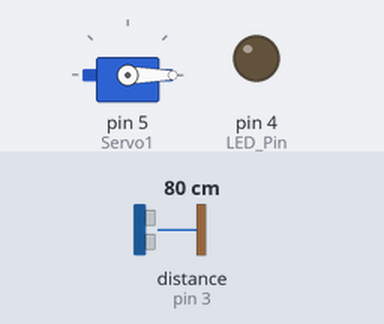
A sketch run on a simulated Arduino Uno, built with avr-gcc and run on an emulated ATmega328P. Parts: servo, output pins drawn as LEDs (lit = HIGH). Wiring (inferred from the names in the program): ultrasonic range finder: trigger pin 2; echo pin 3. The test bench sets the inputs (shaded band); at power-on: distance to the obstacle (sensor on pin 3) 80 cm. The echo pulse lasts 58.3 µs per cm; pins used as bus, display or sensor lines are not drawn.

Above: at 1.2 s.
1.3 s: distance to the obstacle (sensor on pin 3) set to 55 cm
2.8 s: distance to the obstacle (sensor on pin 3) set to 48 cm
At 3.8 s:
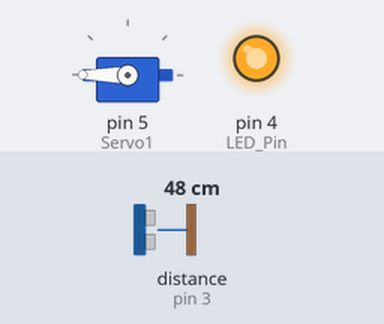
4.3 s: distance to the obstacle (sensor on pin 3) set to 60 cm
At 5.7 s:
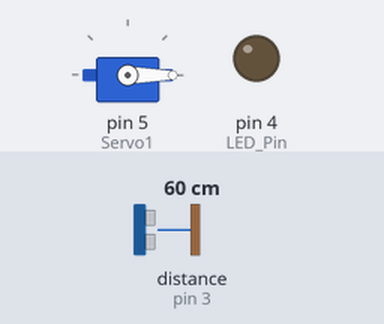
Timing chart, 0 to 7.3 s (numbered marks = the images above; inputs shaded):
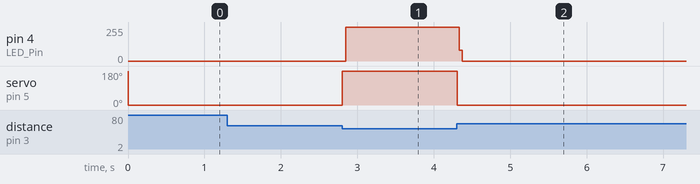

Measured:
- the behaviour switches between 52 and 51 cm on distance to the obstacle (sensor on pin 3) (found by bisection; images 0 and 1)
- after the input at 1.3 s, every drawn part: stays the same
- after the input at 2.8 s, pin 4 (LED_Pin): 0/255 → 254/255 after 0.05 s; servo on pin 5 (Servo1): 0° → 180° at once
- after the input at 4.3 s, pin 4 (LED_Pin): 254/255 → 0/255 at once; servo on pin 5 (Servo1): 180° → 0° at once

The sketch:

servoledultrasonic.ino
```cpp
#include <Servo.h> // Include the Servo library
Servo Servo1; // Create a servo object
int ledPin = 4;
const int trigPin = 2;
const int echoPin = 3;

long duration;
int distance;

void setup() {
   // We need to attach the servo to the used pin number
   Servo1.attach(5);
   pinMode(2, OUTPUT); // Trigger Pin
   pinMode(3, INPUT); // Echo Pin
   pinMode(4, OUTPUT); // LED Pin
   Serial.begin(9600);
}

void loop() {
  Servo1.write(0); // sets rotation to 0 degree
  digitalWrite(4, LOW); // sets LED pin to stay OFF
  if(distance <= 50){ // if detect range of less than 50 cm
  Servo1.write(180); // turns servo 180 degree
  digitalWrite(4, HIGH); // sets LED pin to go ON
  }
  digitalWrite(2, HIGH); // Trigger Pin set to detect movement
  delayMicroseconds(2); // delays for 2 microseconds
  digitalWrite(3, HIGH); // Echo Pin creates a response
  delayMicroseconds(5);
  digitalWrite(2, LOW); // Trigger Pin trigger pin goes back to idle position
  duration = pulseIn(3, HIGH); // Echo Pin
  distance = duration*0.034/2;
 }
```
